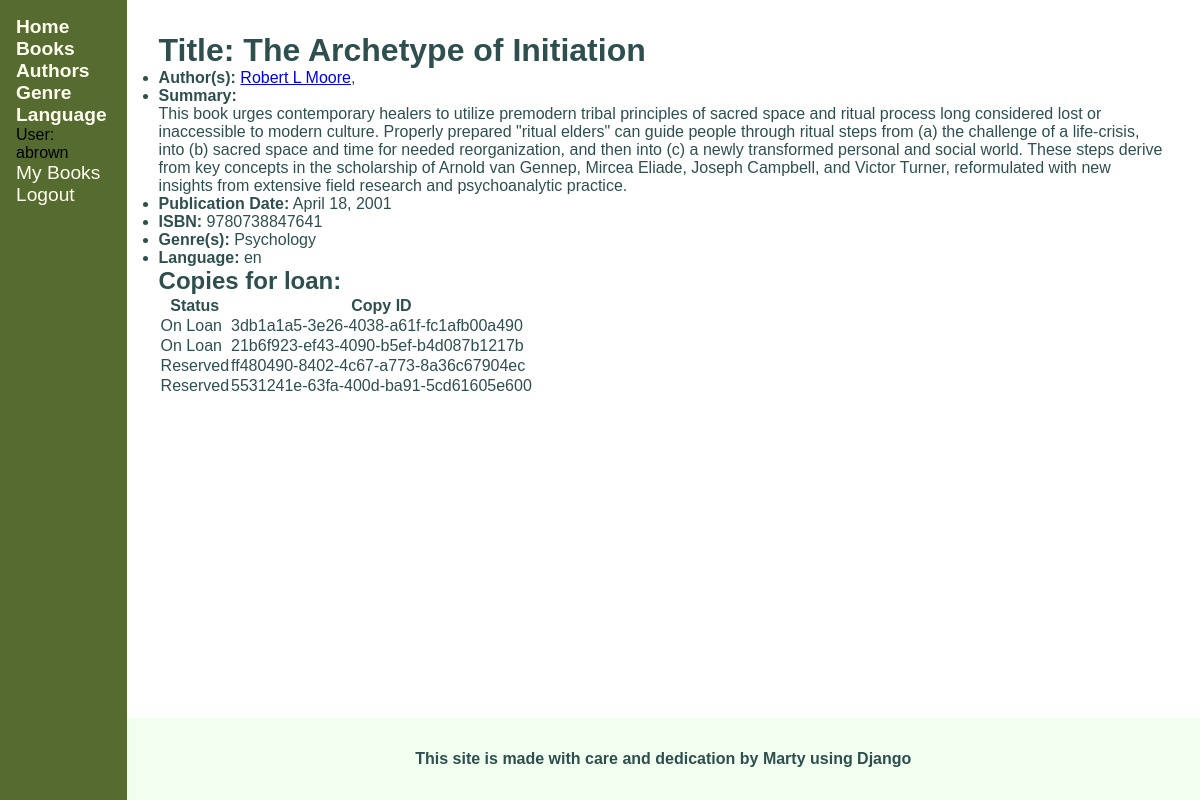
The page /catalog/books/9780738847641 (signed in) on the database its author committed.
### catalog/models.py (models this page shows, shortened)
class Book(models.Model):
    title = models.CharField(max_length=200, help_text='The title of the book')
    pub_date = models.DateField(help_text='The publication date', blank=True, null=True)
    authors = models.ManyToManyField('Author', related_name='books', help_text='The name(s) of the author(s)')
    summary = models.CharField(max_length=2000, help_text='A summary of the book\'s content')
    isbn = models.IntegerField('ISBN', help_text='The ISBN number of the book', unique=True, primary_key=True, editable=False)
    genre = models.ManyToManyField('Genre', related_name='books', help_text='The genre(s) for this book')
    language = models.ForeignKey('Language', null=True, on_delete=models.SET_NULL)
    @property
    def display_genres(self):
        genres = [genre.name for genre in self.genre.all()]
        return ', '.join(genres) if len(genres) > 1 else genres[0]
    class Meta:
        ordering = ['title']

class Author(models.Model):
    prefix = models.CharField(max_length=4, blank=True, null=True)
    first_name = models.CharField(max_length=20)
    middle_names = models.CharField(max_length=30, blank=True, null=True)
    last_name = models.CharField(max_length=30)
    suffix = models.CharField(max_length=5, blank=True, null=True)
    name = models.CharField('search match string', max_length=69)
    birth_date = models.DateField('Born', blank=True, null=True)
    death_date = models.DateField('Died', blank=True, null=True)
    @property
    @admin.display(description='full name', ordering='last_name')
    def full_name(self):
        cn_pattern = re.compile(r'[\u4e00-\u9fff]+')
        if cn_pattern.search(self.last_name):
            return ' '.join([self.last_name, self.first_name])
        else:
            if self.middle_names:
                return ' '.join([self.first_name, self.middle_names, self.last_name])
            else:
                return ' '.join([self.first_name, self.last_name])
    class Meta:
        ordering = ['last_name', 'first_name', 'birth_date']
    def get_absolute_url(self):
        return reverse("catalog:author-detail-view", kwargs={"pk": self.id})

class Genre(models.Model):
    name = models.CharField(max_length=200, help_text='Enter a book genre')

class Language(models.Model):
    name = models.CharField(max_length=30)
    def __str__(self):
        return self.name

class BookInstance(models.Model):
    STATUS_MAINTENANCE = 'm'
    STATUS_LOANED = 'o'
    STATUS_AVAILABLE = 'a'
    STATUS_RESERVED = 'r'
    LOAN_STATUS = (
        (STATUS_MAINTENANCE, 'Maintenance'),
        (STATUS_LOANED, 'On Loan'),
        (STATUS_AVAILABLE, 'Available'),
        (STATUS_RESERVED, 'Reserved'),
    )
    copy_id = models.UUIDField(default=uuid.uuid4, help_text='The ID of the book in the catalog\'s stock', primary_key=True, editable=False)
    loaned_on = models.DateTimeField(blank=True, null=True)
    due_back = models.DateTimeField(blank=True, null=True)
    book = models.ForeignKey(Book, on_delete=models.RESTRICT)
    imprint = models.CharField(max_length=200, blank=True)
    borrower = models.ForeignKey(User, blank=True, null=True, on_delete=models.RESTRICT)
    status = models.CharField(
        max_length=1,
        choices=LOAN_STATUS,
        default=STATUS_MAINTENANCE,
        help_text='Book availability status'
    )
    class Meta:
        ordering = ['status', 'loaned_on', 'due_back']
        permissions = (('can_mark_returned', 'Set book as returned'),)

### catalog/views.py (the view)
# urls.py: path('books/<int:pk>', views.BookDetailView.as_view(), name='book-detail-view'),
class BookDetailView(LoginRequiredMixin, generic.DetailView):
    model = Book
    template_name = 'catalog/book_details.html'
    context_object_name = 'book_detail_info'

### catalog/templates/catalog/book_details.html
{% extends 'catalog/base_generic.html' %}
{% block content %}
    {% if book_detail_info %}
    <h1>Title: {{ book_detail_info.title }}</h1>
    <section id="book-info" class="info-section">
        <ul class="descr-list">
            <li class="list-item"><strong>Author(s):</strong>
                {% for author in book_detail_info.authors.all %}
                    <a href="{{ author.get_absolute_url }}">{{ author.full_name }}</a>,
                {% endfor %}
            </li>
            <li class="list-item"><strong>Summary:</strong>
                <p>{{ book_detail_info.summary }}</p>
            </li>
            <li class="list-item"><strong>Publication Date:</strong> {{ book_detail_info.pub_date }}</li>
            <li class="list-item"><strong>ISBN:</strong> {{ book_detail_info.isbn }}</li>
            <li class="list-item"><strong>Genre(s):</strong> {{ book_detail_info.display_genres }}</li>
            <li class="list-item"><strong>Language:</strong> {{ book_detail_info.language }}</li>
        </ul>
    </section>
    <section id="copies-info" class="info-section">
        {% if book_detail_info.bookinstance_set %}
        <h2>Copies for loan:</h2>
        <table class="descr-table">
            <tr class="table-header-row">
                <th>Status</th>
                <th>Copy ID</th>
            </tr>
            {% for copy in book_detail_info.bookinstance_set.all %}
            <tr class="table-data-row">
                <td>{{ copy.get_status_display }}</td>
                <td>{{ copy.copy_id }}</td>
            </tr>
            {% endfor %}
        </table>
        {% else %}
        <p>There are currently no copies in stock.</p>
        {% endif %}
    </section>
    {% else %}
    <p>There are currently no information on this book.</p>
    {% endif %}
{% endblock content %}

### catalog/templates/catalog/side_navbar.html (shortened to what this page needs)
<ul class="navbar">
    <li class="navlink"><a href="{% url 'catalog:index' %}"><strong>Home</strong></a></li>
    <li class="navlink"><a href="{% url 'catalog:books' %}"><strong>Books</strong></a></li>
    <li class="navlink"><a href="{% url 'catalog:authors' %}"><strong>Authors</strong></a></li>
    <li class="navlink"><a href="{% url 'catalog:genres' %}"><strong>Genre</strong></a></li>
    <li class="navlink"><a href="{% url 'catalog:languages' %}"><strong>Language</strong></a></li>
    {% if user.is_authenticated %}
    <li id="username" class="user-util">User: {{ user.get_username }}</li>
    <li id="user-books" class="user-util">
        <a href="{% url 'catalog:my-borrowed' %}">My Books</a>
    </li>
    <li class="user-util"><a href="{% url 'logout' %}?next={{ request.path }}">Logout</a></li>
    {% else %}
    <li class="user-util"><a href="{% url 'login' %}?next={{ request.path }}">Login</a></li>
    {% endif %}
</ul>

### catalog/static/catalog/css/main.css (style rules this page uses)
* { font-family: Helvetica, sans-serif; padding: 0; margin: 0; }
body { display: flex; flex-flow: row nowrap; }
ul.navbar { flex-grow: 1; list-style: none; background-color: darkolivegreen; padding: 1rem; }
ul.navbar a { text-decoration: none; color: ivory; font-size: larger; }

### rows shown on the page
Book: title "The Archetype of Initiation", summary "This book urges contemporary healers to utilize premodern tribal principles of sacred space and ritual process long considered lost or inaccessible to modern culture. Properly prepared \"ritual elders\" can guide people through ritual steps from (a) the challenge of a life-crisis, into (b) sacred space and time for needed reorganization, and then into (c) a newly transformed personal and social world. These steps derive from key concepts in the scholarship of Arnold van Gennep, Mircea Eliade, Joseph Campbell, and Victor Turner, reformulated with new insights from extensive field research and psychoanalytic practice.", pub_date "April 18, 2001", isbn "9780738847641", display_genres "Psychology", language "en"
Author: full_name "Robert L Moore"
BookInstance: status "On Loan", copy_id "3db1a1a5-3e26-4038-a61f-fc1afb00a490"
BookInstance: status "On Loan", copy_id "21b6f923-ef43-4090-b5ef-b4d087b1217b"
BookInstance: status "Reserved", copy_id "ff480490-8402-4c67-a773-8a36c67904ec"
BookInstance: status "Reserved", copy_id "5531241e-63fa-400d-ba91-5cd61605e600"

### other values the page prints
{{ user.get_username }} "abrown"
